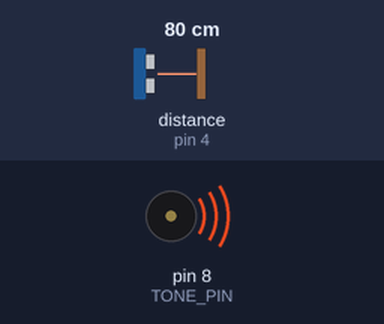
A sketch run on a simulated Arduino Uno, built with avr-gcc and run on an emulated ATmega328P. Shown: buzzer (waves = sounding). Wiring (inferred from the names in the program): ultrasonic range finder: trigger pin 3; echo pin 4. Inputs (shaded band) come from the test bench; at power-on: distance to the obstacle (sensor on pin 4) 80 cm. The echo pulse lasts 58.3 µs per cm.

Above: at 0.1 s.
Timing chart, 0 to 1.6 s (numbered marks = the images above):
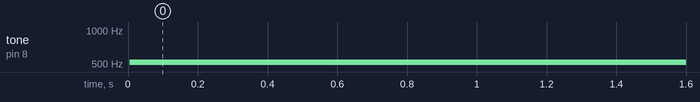

Measured:
- by itself, tone on pin 8 (TONE_PIN): silent → 520 Hz at 0.01 s

The sketch:

theremino.ino
```cpp
const int TRIG_PIN = 3;
const int ECHO_PIN = 4;
const int TONE_PIN = 8;

float prevDistance = 0;

void setup() {
	pinMode(TRIG_PIN, OUTPUT);
	pinMode(ECHO_PIN, INPUT);
	Serial.begin(9600);
}

void loop() {
	digitalWrite(TRIG_PIN, HIGH);
	delayMicroseconds(10);
	digitalWrite(TRIG_PIN, LOW);

	float distance = pulseIn(ECHO_PIN, HIGH) / 58;
	if (distance > 100 || abs(prevDistance - distance) < 4) return;
	prevDistance = distance;

	tone(TONE_PIN, distance * 4 + 200);
}
```
